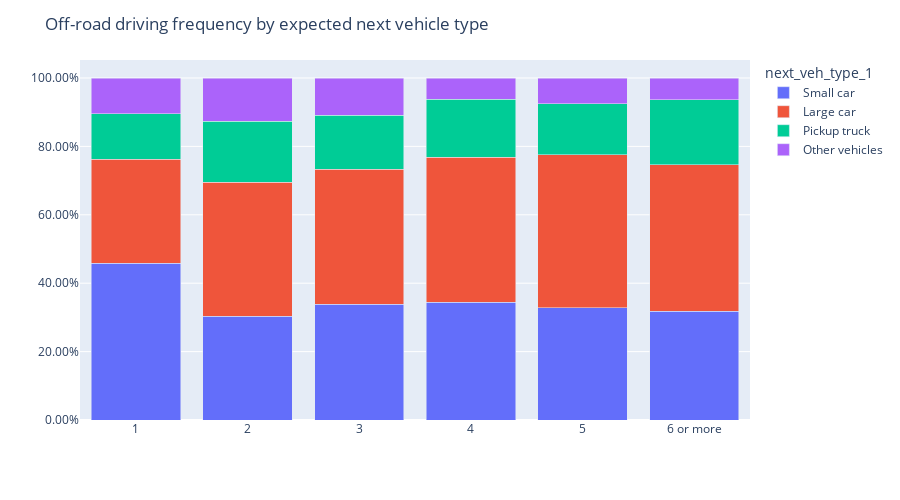

Notebook cell for this chart:
### Code cell
df_hh_size = geo_edf[['next_veh_type_1', 'hh_size']].copy()


result = df_hh_size.groupby('hh_size')['next_veh_type_1'].value_counts().reset_index(name='count_each_veh_type')

result['percentage'] = (result['count_each_veh_type'] / result.groupby('hh_size')['count_each_veh_type'].transform('sum'))

# result['percentage'] = result['percentage'].apply(lambda x: round(x, 2))

# convert result next_veh_type_1 to string
result['next_veh_type_1'] = result['next_veh_type_1'].astype(str)

fig = px.bar(result, x="hh_size", y="percentage", color="next_veh_type_1", barmode="stack")
fig.update_layout(yaxis=dict(tickformat=".2%"))

fig.update_layout(
    xaxis=dict(
        tickmode='linear',
        dtick=1,
        tickangle=0,
        title_text=None
    ),
    yaxis=dict(
        title_text=None
    ),
    height=500,
    title_text="Off-road driving frequency by expected next vehicle type"
)

fig.show()

### Figure 1 — Plotly figure (JSON) as saved in the notebook; plotly's stock layout.template omitted (floating-point values rounded to 4 significant figures)
{"data": [{"alignmentgroup": "True", "hovertemplate": "next_veh_type_1=Small car<br>hh_size=%{x}<br>percentage=%{y}<extra></extra>", "legendgroup": "Small car", "marker": {"color": "#636efa", "pattern": {"shape": ""}}, "name": "Small car", "offsetgroup": "Small car", "orientation": "v", "showlegend": true, "textposition": "auto", "type": "bar", "x": ["1", "2", "3", "4", "5", "6 or more"], "xaxis": "x", "y": [0.458, 0.3034, 0.3383, 0.3444, 0.3284, 0.3175], "yaxis": "y"}, {"alignmentgroup": "True", "hovertemplate": "next_veh_type_1=Large car<br>hh_size=%{x}<br>percentage=%{y}<extra></extra>", "legendgroup": "Large car", "marker": {"color": "#EF553B", "pattern": {"shape": ""}}, "name": "Large car", "offsetgroup": "Large car", "orientation": "v", "showlegend": true, "textposition": "auto", "type": "bar", "x": ["1", "2", "3", "4", "5", "6 or more"], "xaxis": "x", "y": [0.3043, 0.3918, 0.3947, 0.4232, 0.4478, 0.4286], "yaxis": "y"}, {"alignmentgroup": "True", "hovertemplate": "next_veh_type_1=Pickup truck<br>hh_size=%{x}<br>percentage=%{y}<extra></extra>", "legendgroup": "Pickup truck", "marker": {"color": "#00cc96", "pattern": {"shape": ""}}, "name": "Pickup truck", "offsetgroup": "Pickup truck", "orientation": "v", "showlegend": true, "textposition": "auto", "type": "bar", "x": ["1", "2", "3", "4", "5", "6 or more"], "xaxis": "x", "y": [0.1333, 0.1784, 0.1579, 0.1701, 0.1493, 0.1905], "yaxis": "y"}, {"alignmentgroup": "True", "hovertemplate": "next_veh_type_1=Other vehicles<br>hh_size=%{x}<br>percentage=%{y}<extra></extra>", "legendgroup": "Other vehicles", "marker": {"color": "#ab63fa", "pattern": {"shape": ""}}, "name": "Other vehicles", "offsetgroup": "Other vehicles", "orientation": "v", "showlegend": true, "textposition": "auto", "type": "bar", "x": ["1", "2", "3", "4", "5", "6 or more"], "xaxis": "x", "y": [0.1043, 0.1265, 0.109, 0.06224, 0.07463, 0.06349], "yaxis": "y"}], "layout": {"barmode": "stack", "height": 500, "legend": {"title": {"text": "next_veh_type_1"}, "tracegroupgap": 0}, "margin": {"t": 60}, "title": {"text": "Off-road driving frequency by expected next vehicle type"}, "xaxis": {"anchor": "y", "domain": [0, 1], "dtick": 1, "tickangle": 0, "tickmode": "linear", "title": {}}, "yaxis": {"anchor": "x", "domain": [0, 1], "tickformat": ".2%", "title": {}}}}
